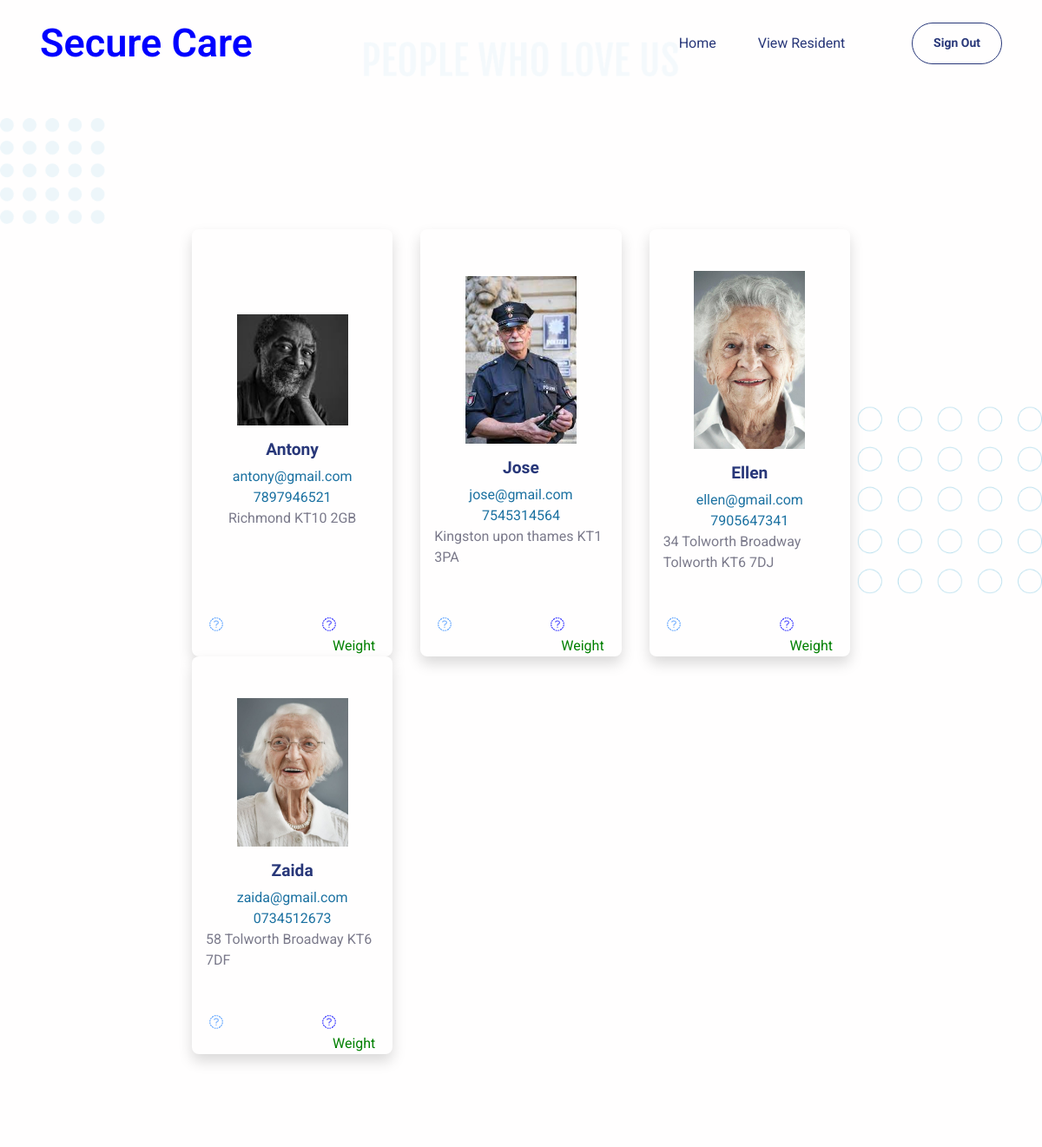
Screenshot of /ctViewResident/ with the database file from the repository.
### myapp/models.py (models this page shows)
class Residents(models.Model):
    name=models.CharField(max_length=100)
    age=models.CharField(max_length=100)
    gender=models.CharField(max_length=100,null=True)
    email=models.CharField(max_length=100)
    phone=models.CharField(max_length=100)
    address=models.CharField(max_length=100,null=True)
    image = models.FileField(upload_to="file", null= True)

### myapp/views.py (the view)
# urls.py: path('ctViewResident/',views.ctViewResident),
def ctViewResident(request):
    data = Residents.objects.all()
    return render(request, "CareTaker/ctViewResident.html", {'data': data})

### templates/CareTaker/ctViewResident.html (shortened to what this page needs)
{% extends 'CareTaker/common.html' %}
{% block content %}
  {% load static %}
  <link rel="stylesheet" href="https://cdnjs.cloudflare.com/ajax/libs/font-awesome/6.0.0-beta3/css/all.min.css" />
  <link rel="stylesheet" href="https://cdnjs.cloudflare.com/ajax/libs/font-awesome/5.15.4/css/all.min.css" />
  <section class="py-5">
    <div class="container">
      <div class="row">
        <div class="col-12 py-3">
          <div class="bg-holder bg-size" style="background-image:url({% static 'assets/img/gallery/people.png' %});background-position:top center;background-size:contain;"></div>
        </div>
      </div>
    </div>
  </section>
  <section class="py-5">
    <div class="container">
      <div class="row flex-center">
        <div class="col-xl-10 px-0">
          <div class="carousel slide" id="carouselExampleDark" data-bs-ride="carousel">
            <div class="carousel-inner">
              <div class="carousel-item active" data-bs-interval="10000">
                <div class="row h-100 m-lg-7 mx-3 mt-6 mx-md-4 my-md-7">
                  {% if data %}
                    {% for i in data %}
                      <div class="col-md-4 mb-8 mb-md-0">
                        <div class="card card-span h-100 shadow">
                          <div class="card-body d-flex flex-column flex-center py-5">
                            <img src="../static/media/{{ i.image }}" width="128" alt="{{ i.image }}" />
                            <h5 class="mt-3" style="text-transform: capitalize;">{{ i.name }}</h5>
                            <p class="mb-0 fs-l-1">{{ i.email }}</p>
                            <p class="mb-0 fs-l-1">{{ i.phone }}</p>
                            <p class="text-600 mb-0">{{ i.address }}</p>
                          </div>
                          <div>
                            <a href="/viewWeightChart?id={{ i.id }}" style="margin: 20px; color: rgb(54, 141, 255);">
                              <i class="fa-sharp fa-solid fa-line-chart"></i>
                            </a>
                            <a href="/food_timetable_view?id={{ i.id }}" style="margin-left: 90px; color: blue;">
                              <i class="fa-sharp fa-solid fa-cutlery" aria-hidden="true"></i>
                            </a>
                            <a href="/addWeightChart?id={{ i.id }}" style="float: right;margin: 0px 20px;  color: green;">Weight </a>
                          </div>
                        </div>
                      </div>
                    {% endfor %}
                  {% else %}
                    <div class="col-md-4 mb-8 mb-md-0">
                      <H1 style="margin: 100px;">No Datas</H1>
                    </div>
                  {% endif %}
                  <br />
                </div>
              </div>
            </div>
          </div>
        </div>
      </div>
    </div>
  </section>
{% endblock %}

### rows the page displays
Residents: image (picture), name "Antony", email "antony@gmail.com", phone "7897946521", address "Richmond KT10 2GB"
Residents: image (picture), name "Jose", email "jose@gmail.com", phone "7545314564", address "Kingston upon thames KT1 3PA"
Residents: image (picture), name "Ellen", email "ellen@gmail.com", phone "7905647341", address "34 Tolworth Broadway Tolworth KT6 7DJ"
Residents: image (picture), name "Zaida", email "zaida@gmail.com", phone "0734512673", address "58 Tolworth Broadway KT6 7DF"
